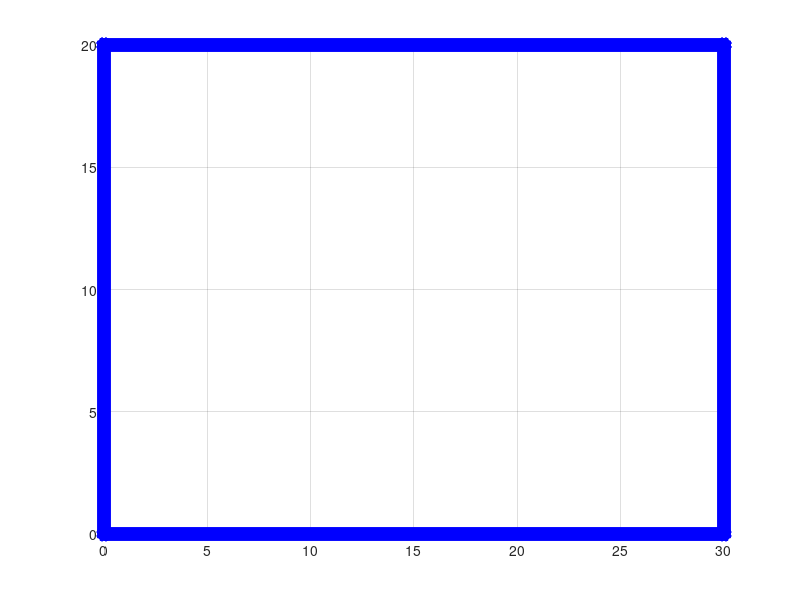

Write MATLAB code to recreate this figure. (Note: this script raises an error after producing the figure.)
close all
clear all
clc

minDistance = 10;

%a = 100;
%poly = [0 0; a, 0; a, a; 0, a];
a = [0, 20];
b = [0, 0];
c = [30, 0];
d = [30, 20];
refCanPts = [a(1), b(1), c(1), d(1); a(2), b(2), c(2), d(2)];
poly = refCanPts';

figure

plot(poly(:,1), poly(:,2), 'b-*', 'linewidth', 10)
hold on
plot([poly(1,1), poly(end,1)], [poly(1,2), poly(end,2)], 'b-*', 'linewidth', 10)
grid on
hold off

numPoly = length(poly);

polyh = poly;
% This is just to help compute the line segment angles
polyh(numPoly+1,:) = poly(1,:);

segment_unit_vector = zeros(numPoly,2);
segment_origin_vector = zeros(numPoly,2);

for i = 1:numPoly
    segment_origin_vector(i,:) = polyh(i,:);
    l = polyh(i+1,:) - polyh(i,:);
    segment_unit_vector(i,:) = l ./ sqrt(l(1)^2 + l(2)^2);
end
%%
numSegments = size(segment_unit_vector,1);
%%
% M vector represents the mouse location
[Mi, Mj] = getpts();
%%
tstart = tic;
 numSimulations = 1000;
 mhdr = 0;
 Mv = randi([1,a(2)-1], 1,2);
for iSim = 1:numSimulations
    angles = 0:3:180;
    intersections = zeros(length(angles),2); % Every angle will have an intersection since the shape is convex
    intersectionsOp = zeros(length(angles),2); % Every angle will have an intersection since the shape is convex
    intersectionsDistance = zeros(length(angles),1);
    intersectionsOpDistance = zeros(length(angles),1);
    
    %Mv = [Mi, Mj];
    %Mv = randi([1,a(2)-1], 1,2);
    Mv = Mv + randi([-2,2], 1, 2);
    
    if Mv(1) < 2
        Mv(1) = 2;
    elseif Mv(1) > 29
        Mv(1) = 29;
    end
    
    if Mv(2) < 2
        Mv(2) = 2;
    elseif Mv(2) > 19
        Mv(2) = 19;
    end
    
    %mhdr = 0; % Mouse heading direction
    mhdr = mhdr + randi([-20,20], 1, 1);
    
    for iAngle = 1:length(angles)
        Rv = [cosd(angles(iAngle)-mhdr), sind(angles(iAngle)-mhdr)];
        R = ones(numSegments,1)*1e15;
        for iSegment = 1:numSegments

            lv = segment_unit_vector(iSegment,:);

            alpha = lv*Rv';
            if alpha == 1
                % Skip since the line segment is parallel
                continue
            end
            av = segment_origin_vector(iSegment,:);

            % If alpha^2 == 1, we have a problem!
            R(iSegment) = (Mv - av)*(Rv - alpha*lv)' / (alpha^2 - 1);
        end

        % Sort the distance and find the smallest one that is postive-valued
        [sortedR, Ri] = sort(R);
        k = find(sortedR >= 0, 1, 'first');
        bestR = R(Ri(k));
        intersections(iAngle,:) = Mv + bestR*Rv;
                
        % Find the smallest negative one
        kk = find(sortedR < 0, 1, 'last');
        bestRop = R(Ri(kk));
        
        
        intersectionsOp(iAngle,:) = Mv + bestRop*Rv;
        
        intersectionsDistance(iAngle) = bestR;
        if intersectionsDistance(iAngle) < minDistance
            intersectionsDistance(iAngle) = nan;
        end
        
        intersectionsOpDistance(iAngle) = bestRop;
        if intersectionsOpDistance(iAngle) < minDistance
            intersectionsOpDistance(iAngle) = nan;
        end
    end

    figure(1)

    plot(poly(:,1), poly(:,2), 'b-*', 'linewidth', 10)
    hold on
    plot([poly(1,1), poly(end,1)], [poly(1,2), poly(end,2)], 'b-*', 'linewidth', 10)
    grid on

    for i = 1:size(intersections,1)
       currentIntersection = intersections(i,:);
%        if ~isnan(intersectionsDistance(i))
%            plot([Mv(1), intersections(i,1)], [Mv(2), intersections(i,2)], 'k-*')
%        end
%        
%        if ~isnan(intersectionsOpDistance(i))
%            plot([Mv(1), intersectionsOp(i,1)], [Mv(2), intersectionsOp(i,2)], 'r-*')
%        end
       dist = sqrt((Mv(1) - intersections(i,1)).^2 + (Mv(2) - intersections(i,2)).^2);
       distOp = sqrt((Mv(1) - intersectionsOp(i,1)).^2 + (Mv(2) - intersectionsOp(i,2)).^2);
       if dist < minDistance
           plot([Mv(1), intersections(i,1)], [Mv(2), intersections(i,2)], 'k-*')
       end
       
       if distOp < minDistance
           plot([Mv(1), intersectionsOp(i,1)], [Mv(2), intersectionsOp(i,2)], 'k-*')
       end
       
    end
    %Plot the heading direction
    Rv = [cosd(mhdr), sind(mhdr)];
    b = 4;
    plot([Mv(1), Mv(1) + b*Rv(1)], [Mv(2), Mv(2) + b*Rv(2)], 'm-', 'linewidth', 5)
    
    circle(Mv(1), Mv(2), minDistance);
    axis([-10, 40, -10, 40])
    daspect([1 1 1])
    %axis equal
    hold off
    drawnow
    pause(1)
end
%axis square
% telapsed = toc(tstart);
% fprintf('Computation time for %d simulations: %f secs\n', numSimulations, telapsed)

function h = circle(x,y,r)
    th = 0:pi/50:2*pi;
    xunit = r * cos(th) + x;
    yunit = r * sin(th) + y;
    h = plot(xunit, yunit, 'k-');
end % function
